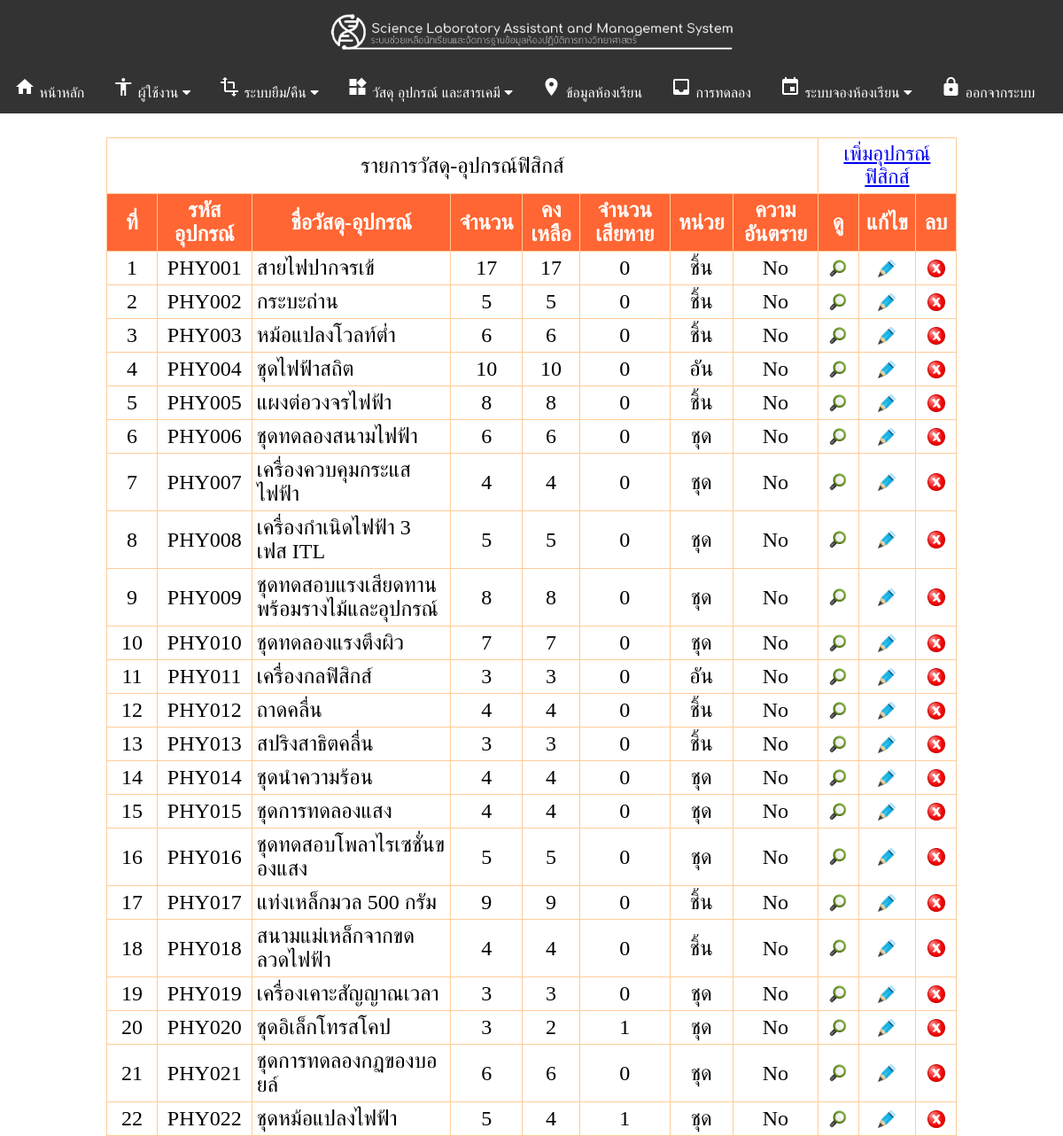
Screenshot of /lab/admin/equip_phy.php (signed in) with the database file from the repository.
### tables this page shows
CREATE TABLE `equipment` (
  `eq_id` int(11) NOT NULL,
  `eq_code` varchar(7) DEFAULT NULL,
  `eq_name` varchar(50) DEFAULT NULL,
  `eq_amount` int(11) DEFAULT NULL,
  `eq_total` int(5) DEFAULT NULL,
  `eq_counter` varchar(10) DEFAULT NULL,
  `eq_damage` int(11) DEFAULT '0',
  `eq_detail` text,
  `eq_danger` varchar(10) DEFAULT NULL,
  `eq_type` varchar(3) DEFAULT NULL,
  `eq_path` text
);

### lab/admin/equip_phy.php (the view, shortened to what this page needs)
<? include ("header.php");?><br />
<table align="center" width="80%" border="0" cellpadding="5" cellspacing="1" class="form_table">
<tr>
	<td colspan="8" align="center">รายการวัสดุ-อุปกรณ์ฟิสิกส์</td>
    <td colspan="3" align="center"><a style="font-size:23px;" href="add_equipment.php">เพิ่มอุปกรณ์ฟิสิกส์</a></td>
    </tr>
<tr align="center">
	<th width="5%">ที่</th>
	<th width="7%">รหัสอุปกรณ์</th>
	<th width="20%">ชื่อวัสดุ-อุปกรณ์
	<th width="5%">จำนวน</th>
	<th width="5%">คงเหลือ</th>
	<th width="9%">จำนวนเสียหาย</th>
	<th width="5%">หน่วย</th>
	<th width="8%">ความอันตราย</th>
	<th width="4%">ดู</th>
	<th width="4%">แก้ไข</th>
	<th width="4%">ลบ</th>
</tr>
<? include "../conn_db.php";
$sql="SELECT * FROM equipment WHERE eq_type = 'phy'";
$query=mysql_query($sql);
if(mysql_num_rows($query)==0){
?>
<tr align="center">
	<td colspan="11">ไม่มีอุปกรณ์ใดเลย </td>
</tr>
<? }else{$i=1;
while($data=mysql_fetch_assoc($query)) {
?>
<tr align="center">
	<td><?=$i++?></td>
	<td><?=$data[eq_code]?></td>
	<td align="left" style="padding-left:5px;"><?=$data[eq_name]?></td>
	<td><?=$data[eq_amount]?></td>
	<td><?=$data[eq_total]?></td>
	<td><?=$data[eq_damage]?></td>
	<td><?=$data[eq_counter]?></td>
	<td><?=$data[eq_danger]?></td>
	<td><a href="detail_equip.php?id=<?=$data[eq_id]?>&to=equip_phy.php" title="ดูข้อมูลอย่างละเอียด"><img src="../img/16.png" width="20" height="20"/></a></td>
	<td><a href="add_equipment.php?act=edit&id=<?=$data[eq_id]?>&to=equip_phy.php" title="แก้ไขข้อมูล"><img src="../img/edit.png" width="20" height="20"/></a></td>
	<td><a href="add_equipment.php?act=delete&id=<?=$data[eq_id]?>" title="ลบข้อมูล" onclick="return confirm('ยืนยันการลบ!')"><img src="../img/cancel.png" width="20" height="20"/></a></td>
</tr>
<?
	}
}
?>
</table>
</body>
</html>

### lab/admin/css/table.css (style rules this page uses)
.form_table { BACKGROUND-COLOR: #FFCC99 }
.form_table TH { BACKGROUND-COLOR: #FF6633; COLOR: #ffffff }
.form_table TD { BACKGROUND-COLOR: #ffffff }

### lab/admin/css/menu.css (style rules this page uses)
body { font-family:Circular; font-size:24px; }

### rows the page displays
equipment: eq_code "PHY001", eq_name "สายไฟปากจรเข้", eq_amount "17", eq_total "17", eq_damage "0", eq_counter "ชิ้น", eq_danger "No"
equipment: eq_code "PHY002", eq_name "กระบะถ่าน", eq_amount "5", eq_total "5", eq_damage "0", eq_counter "ชิ้น", eq_danger "No"
equipment: eq_code "PHY003", eq_name "หม้อแปลงโวลท์ต่ำ", eq_amount "6", eq_total "6", eq_damage "0", eq_counter "ชิ้น", eq_danger "No"
equipment: eq_code "PHY004", eq_name "ชุดไฟฟ้าสถิต", eq_amount "10", eq_total "10", eq_damage "0", eq_counter "อัน", eq_danger "No"
equipment: eq_code "PHY005", eq_name "แผงต่อวงจรไฟฟ้า", eq_amount "8", eq_total "8", eq_damage "0", eq_counter "ชิ้น", eq_danger "No"
equipment: eq_code "PHY006", eq_name "ชุดทดลองสนามไฟฟ้า", eq_amount "6", eq_total "6", eq_damage "0", eq_counter "ชุด", eq_danger "No"
equipment: eq_code "PHY007", eq_name "เครื่องควบคุมกระแสไฟฟ้า", eq_amount "4", eq_total "4", eq_damage "0", eq_counter "ชุด", eq_danger "No"
equipment: eq_code "PHY008", eq_name "เครื่องกำเนิดไฟฟ้า 3 เฟส ITL", eq_amount "5", eq_total "5", eq_damage "0", eq_counter "ชุด", eq_danger "No"
equipment: eq_code "PHY009", eq_name "ชุดทดสอบแรงเสียดทานพร้อมรางไม้และอุปกรณ์", eq_amount "8", eq_total "8", eq_damage "0", eq_counter "ชุด", eq_danger "No"
equipment: eq_code "PHY010", eq_name "ชุดทดลองแรงตึงผิว", eq_amount "7", eq_total "7", eq_damage "0", eq_counter "ชุด", eq_danger "No"
equipment: eq_code "PHY011", eq_name "เครื่องกลฟิสิกส์", eq_amount "3", eq_total "3", eq_damage "0", eq_counter "อัน", eq_danger "No"
equipment: eq_code "PHY012", eq_name "ถาดคลื่น", eq_amount "4", eq_total "4", eq_damage "0", eq_counter "ชิ้น", eq_danger "No"
equipment: eq_code "PHY013", eq_name "สปริงสาธิตคลื่น", eq_amount "3", eq_total "3", eq_damage "0", eq_counter "ชิ้น", eq_danger "No"
equipment: eq_code "PHY014", eq_name "ชุดนำความร้อน", eq_amount "4", eq_total "4", eq_damage "0", eq_counter "ชุด", eq_danger "No"
equipment: eq_code "PHY015", eq_name "ชุดการทดลองแสง", eq_amount "4", eq_total "4", eq_damage "0", eq_counter "ชุด", eq_danger "No"
equipment: eq_code "PHY016", eq_name "ชุดทดสอบโพลาไรเซชั่นของแสง", eq_amount "5", eq_total "5", eq_damage "0", eq_counter "ชุด", eq_danger "No"
equipment: eq_code "PHY017", eq_name "แท่งเหล็กมวล 500 กรัม", eq_amount "9", eq_total "9", eq_damage "0", eq_counter "ชิ้น", eq_danger "No"
equipment: eq_code "PHY018", eq_name "สนามแม่เหล็กจากขดลวดไฟฟ้า", eq_amount "4", eq_total "4", eq_damage "0", eq_counter "ชิ้น", eq_danger "No"
equipment: eq_code "PHY019", eq_name "เครื่องเคาะสัญญาณเวลา", eq_amount "3", eq_total "3", eq_damage "0", eq_counter "ชุด", eq_danger "No"
equipment: eq_code "PHY020", eq_name "ชุดอิเล็กโทรสโคป", eq_amount "3", eq_total "2", eq_damage "1", eq_counter "ชุด", eq_danger "No"
equipment: eq_code "PHY021", eq_name "ชุดการทดลองกฏของบอยล์", eq_amount "6", eq_total "6", eq_damage "0", eq_counter "ชุด", eq_danger "No"
equipment: eq_code "PHY022", eq_name "ชุดหม้อแปลงไฟฟ้า", eq_amount "5", eq_total "4", eq_damage "1", eq_counter "ชุด", eq_danger "No"
